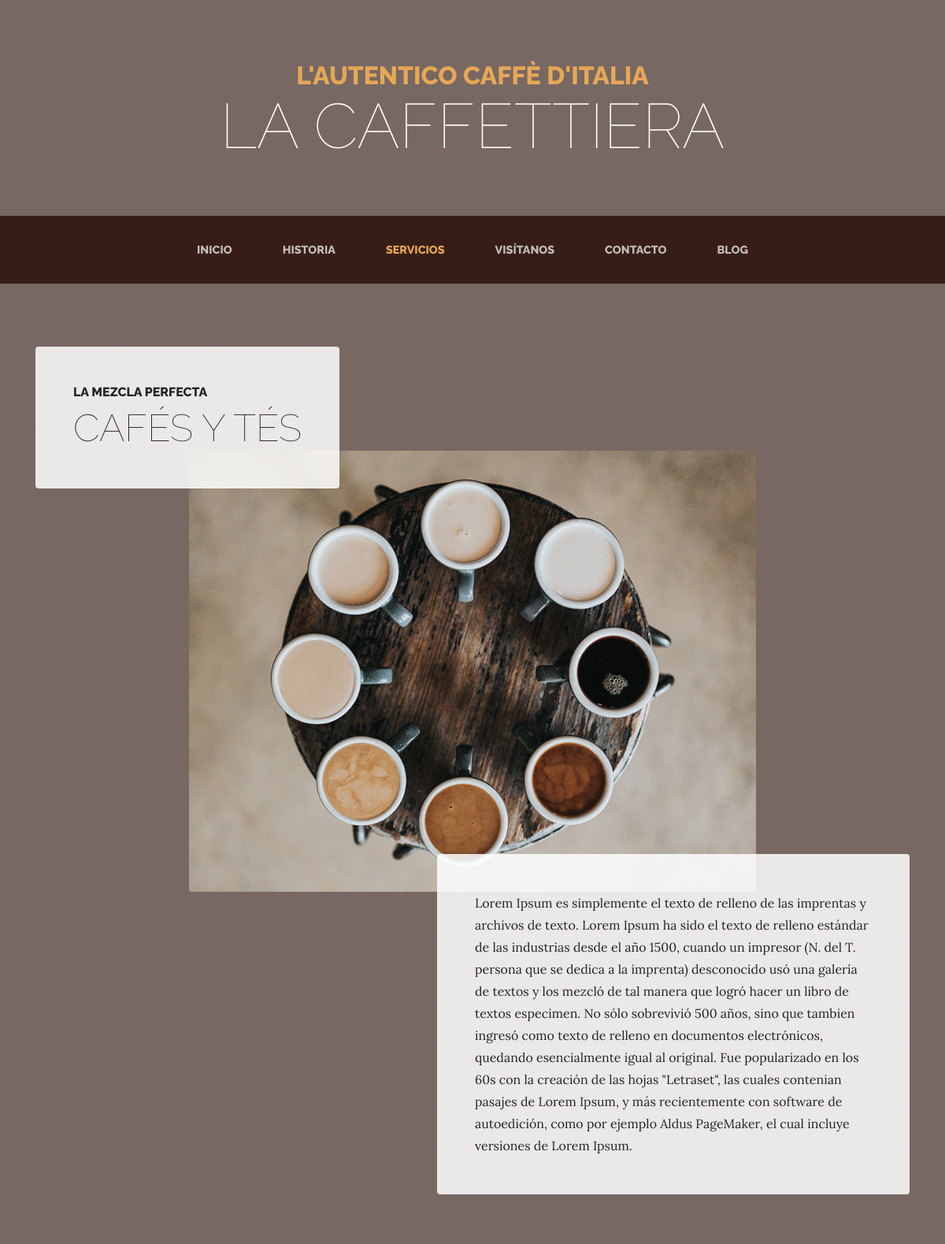
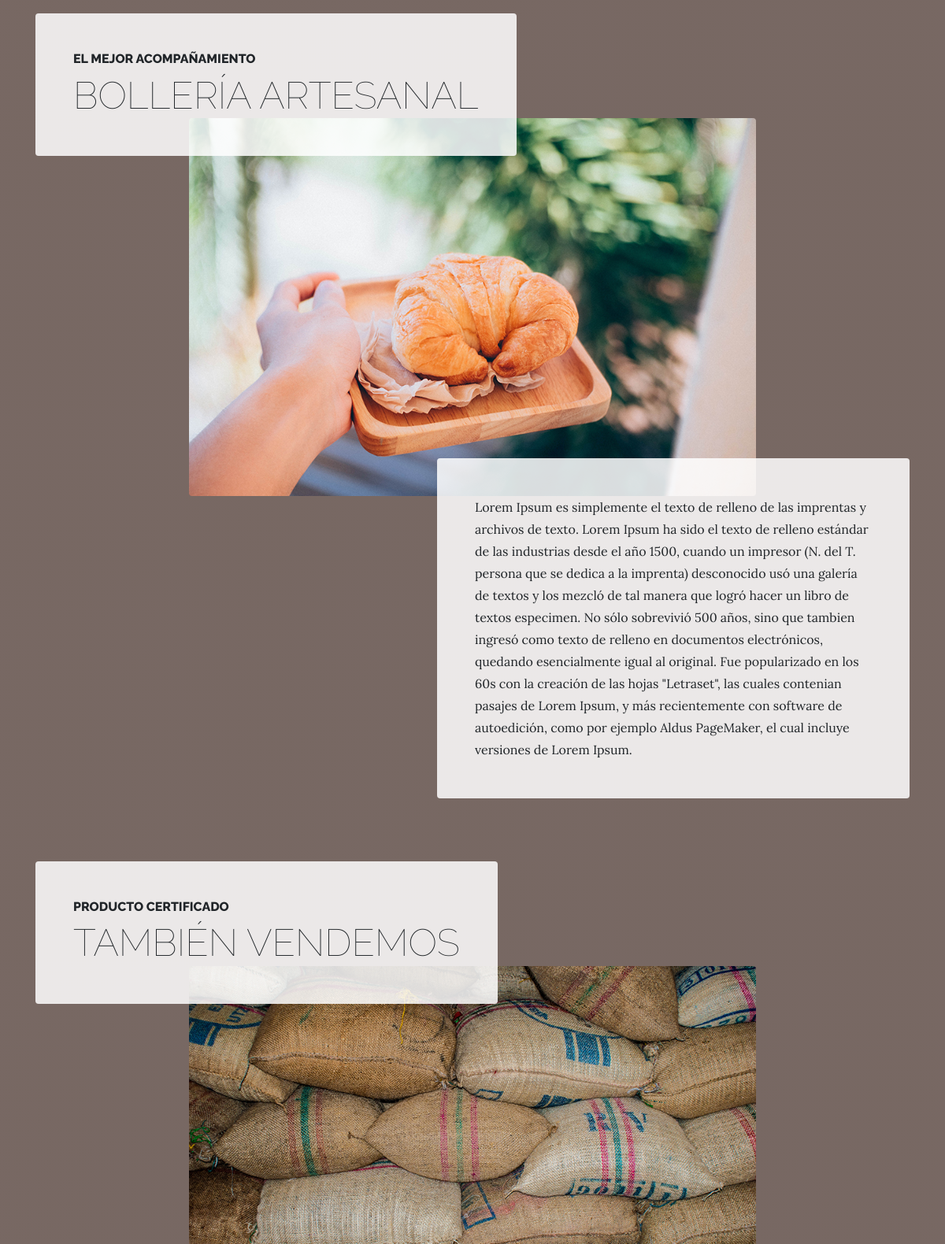
Page /services/ (upper part) on the committed database (2 pictures, top to bottom).
### services/models.py (models this page shows, shortened)
class Service(models.Model):
    title = models.CharField(max_length=200, verbose_name='Título')
    subtitle = models.CharField(max_length=200, verbose_name='Subtítulo')
    content = models.TextField(verbose_name='Contenido')
    image = models.ImageField(verbose_name='Imagen', upload_to='services')
    created = models.DateTimeField(auto_now_add=True, verbose_name='Fecha de creación')
    updated = models.DateTimeField(auto_now=True, verbose_name='Fecha de edición')
    class Meta:
        verbose_name = "servicio"
        verbose_name_plural = "servicios"
        ordering = ['-created']

### services/views.py (the view)
# urls.py: path('', views.services, name='services'),
def services(request):
    services = Service.objects.all()
    return render(request, 'services/services.html', {'services': services})

### services/templates/services/services.html (shortened to what this page needs)
{% extends 'core/base.html' %}
{% load static %}
{% block content %}
{% for service in services reversed %}
  <section class="page-section">
    <div class="container">
      <div class="product-item">
        <div class="product-item-title d-flex">
          <div class="bg-faded p-5 d-flex mr-auto rounded">
            <h2 class="section-heading mb-0">
              <span class="section-heading-upper">{{ service.subtitle }}</span>
              <span class="section-heading-lower">{{ service.title }}</span>
            </h2>
          </div>
        </div>
        <img class="product-item-img mx-auto d-flex rounded img-fluid mb-3 mb-lg-0" src="{{ service.image.url }}" alt="">
        <div class="product-item-description d-flex ml-auto">
          <div class="bg-faded p-5 rounded">
            <p class="mb-0">{{ service.content }}</p>
          </div>
        </div>
      </div>
    </div>
  </section>
{% endfor %}
{% endblock %}

### core/templates/core/base.html (shortened to what this page needs)
<!DOCTYPE html>
<html lang="es">
  <head>
    {% load static %}
    <link href="{% static 'core/vendor/bootstrap/css/bootstrap.min.css' %}" rel="stylesheet">
    <link href="{% static 'core/vendor/font-awesome/css/font-awesome.min.css' %}" rel="stylesheet" type="text/css">
    <link href="{% static 'core/css/business-casual.css' %}" rel="stylesheet">
  </head>
  <body>
    <h1 class="site-heading text-center text-white d-none d-lg-block">
      <span class="site-heading-upper text-primary mb-3">L'autentico caffè d'italia</span>
      <span class="site-heading-lower">La Caffettiera</span>
    </h1>
    <nav class="navbar navbar-expand-lg navbar-dark py-lg-4" id="mainNav">
      <div class="container">
        <div class="collapse navbar-collapse" id="navbarResponsive">
          <ul class="navbar-nav mx-auto">
            <li class="nav-item {% if request.path == '/' %} active {% endif %} px-lg-4">
              <a class="nav-link text-uppercase text-expanded" href="{% url 'home' %}">Inicio</a>
            </li>
            <li class="nav-item {% if request.path == '/about/' %} active {% endif %} px-lg-4">
              <a class="nav-link text-uppercase text-expanded" href="{% url 'about' %}">Historia</a>
            </li>
            <li class="nav-item {% if request.path == '/services/' %} active {% endif %} px-lg-4">
              <a class="nav-link text-uppercase text-expanded" href="{% url 'services' %}">Servicios</a>
            </li>
            <li class="nav-item {% if request.path == '/store/' %} active {% endif %} px-lg-4">
              <a class="nav-link text-uppercase text-expanded" href="{% url 'store' %}">Visítanos</a>
            </li>
            <li class="nav-item {% if request.path == '/contact/' %} active {% endif %} px-lg-4">
              <a class="nav-link text-uppercase text-expanded" href="{% url 'contact' %}">Contacto</a>
            </li>
            <li class="nav-item {% if request.path == '/blog/' %} active {% endif %} px-lg-4">
              <a class="nav-link text-uppercase text-expanded" href="{% url 'blog' %}">Blog</a>
            </li>
          </ul>
        </div>
      </div>
    </nav>
    {% block content %} {% endblock %}
  </body>
</html>

### core/static/core/css/business-casual.css (style rules this page uses)
body { font-family: 'Lora'; background: linear-gradient(rgba(47, 23, 15, 0.65), rgba(47, 23, 15, 0.65)), url("../img/bg.jpg"); background-attachment: fixed; background-position: center; background-size: cover; }
h1, h2, h3, h4, h5, h6 { font-family: 'Raleway'; }
p { line-height: 1.75; }
.site-heading { margin-top: 5rem; margin-bottom: 5rem; text-transform: uppercase; line-height: 1; font-family: 'Raleway'; }
.site-heading .site-heading-upper { display: block; font-size: 2rem; font-weight: 800; }
.site-heading .site-heading-lower { font-size: 5rem; font-weight: 100; line-height: 4rem; }
.page-section { margin-top: 5rem; margin-bottom: 5rem; }
.section-heading { text-transform: uppercase; }
.section-heading .section-heading-upper { display: block; font-size: 1rem; font-weight: 800; padding-bottom:.5rem; }
.section-heading .section-heading-lower { display: block; font-size: 3rem; font-weight: 100; }
.bg-faded { background-color: rgba(255, 255, 255, 0.85); }
#mainNav { background-color: rgba(47, 23, 15, 0.9); font-family: 'Raleway'; }
#mainNav .navbar-nav .nav-item .nav-link { color: rgba(255, 255, 255, 0.7); font-weight: 800; }
#mainNav .navbar-nav .nav-item.active .nav-link { color: #e6a756; }
@media (min-width: 992px) { #mainNav .navbar-nav .nav-item .nav-link { font-size: 0.9rem; } }
@media (min-width: 992px) { .product-item .product-item-title { position: relative; z-index: 1; margin-bottom: -3rem; } }
@media (min-width: 992px) { .product-item .product-item-img { position: relative; z-index: 0; max-width: 60vw; } }
@media (min-width: 992px) { .product-item .product-item-description { position: relative; z-index: 1; margin-top: -3rem; max-width: 50vw; } }
.text-primary { color: #e6a756 !important; }

### rows in the picture
Service: subtitle "LA MEZCLA PERFECTA", title "CAFÉS Y TÉS", image (picture), content "Lorem Ipsum es simplemente el texto de relleno de las imprentas y archivos de texto. Lorem Ipsum ha sido el texto de relleno estándar de las industrias desde el año 1500, cuando un impresor (N. del T. persona que se dedica a la imprenta) desconocido usó una galería de textos y los mezcló de tal manera que logró hacer un libro de textos especimen. No sólo sobrevivió 500 años, sino que tambien ingresó como texto de relleno en documentos electrónicos, quedando esencialmente igual al original. Fue popularizado en los 60s con la creación de las hojas \"Letraset\", las cuales contenian pasajes de Lorem Ipsum, y más recientemente con software de autoedición, como por ejemplo Aldus PageMaker, el cual…"
Service: subtitle "EL MEJOR ACOMPAÑAMIENTO", title "BOLLERÍA ARTESANAL", image (picture), content "Lorem Ipsum es simplemente el texto de relleno de las imprentas y archivos de texto. Lorem Ipsum ha sido el texto de relleno estándar de las industrias desde el año 1500, cuando un impresor (N. del T. persona que se dedica a la imprenta) desconocido usó una galería de textos y los mezcló de tal manera que logró hacer un libro de textos especimen. No sólo sobrevivió 500 años, sino que tambien ingresó como texto de relleno en documentos electrónicos, quedando esencialmente igual al original. Fue popularizado en los 60s con la creación de las hojas \"Letraset\", las cuales contenian pasajes de Lorem Ipsum, y más recientemente con software de autoedición, como por ejemplo Aldus PageMaker, el cual…"
Service: subtitle "PRODUCTO CERTIFICADO", title "TAMBIÉN VENDEMOS", image (picture)
